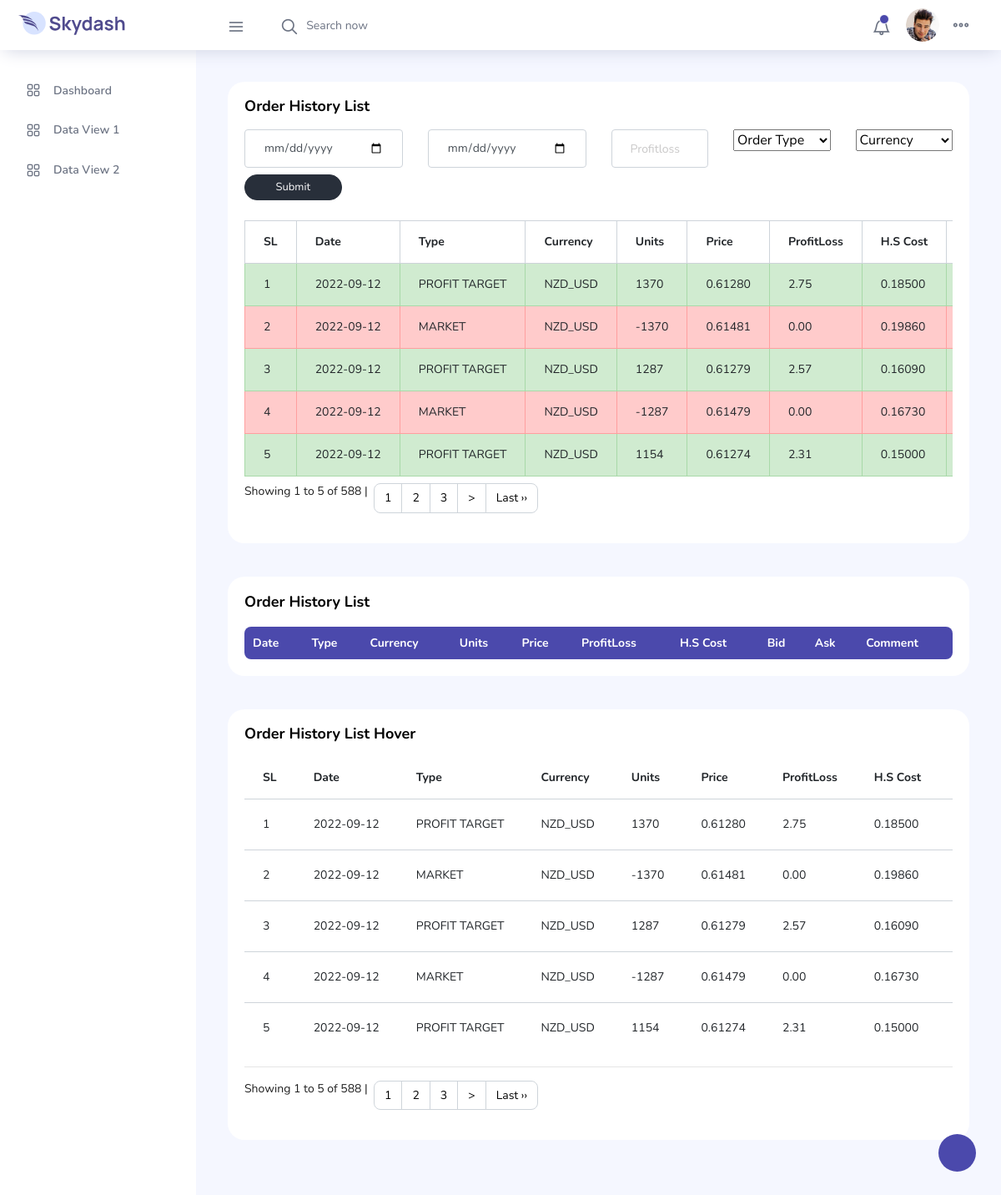
The page /order_history.php on the database its author committed.
### tables this page shows
CREATE TABLE `order_history` (
  `id` int(11) NOT NULL AUTO_INCREMENT,
  `accountid` bigint(20) NOT NULL,
  `tradeid` int(11) NOT NULL,
  `datetime` datetime NOT NULL,
  `type` tinyint(4) NOT NULL,
  `currency` smallint(6) NOT NULL,
  `units` int(11) NOT NULL,
  `price` decimal(10,5) NOT NULL,
  `pl` decimal(10,2) NOT NULL,
  `halfspreadcost` decimal(10,5) NOT NULL,
  `bid` decimal(10,5) NOT NULL,
  `ask` decimal(10,5) NOT NULL,
  `parent_tradeid` int(11) NOT NULL,
  `mt4_tradeid` int(11) NOT NULL,
  `comment` text NOT NULL,
  PRIMARY KEY (`id`),
  UNIQUE KEY `unique_orders` (`accountid`,`tradeid`)
);

CREATE TABLE `order_type` (
  `id` int(11) NOT NULL AUTO_INCREMENT,
  `order_type` varchar(15) NOT NULL,
  PRIMARY KEY (`id`)
);

CREATE TABLE `currency` (
  `id` smallint(6) NOT NULL AUTO_INCREMENT,
  `currency_name` text NOT NULL,
  PRIMARY KEY (`id`)
);

### order_history.php (the view, shortened to what this page needs)
<?php
include_once 'Pagination.php';
require_once 'config.php';
$baseURL = 'get_order_history.php';
$baseURLOne = 'get_order_history_one.php';
$limit = 5;
$query   = $conn->query("SELECT COUNT(*) as rowNum FROM order_history oh
 LEFT JOIN order_type ot ON ot.id = oh.type
 LEFT JOIN currency cu ON cu.id = oh.currency
 ");
$result  = $query->fetch_assoc();
$rowCount= $result['rowNum'];
$pagConfig = array(
    'baseURL' => $baseURL,
    'totalRows' => $rowCount,
    'perPage' => $limit,
    'contentDiv' => 'dataContainer',
    'filterFunction'    => 'searchFilterOrderHistory'
);
$pagConfig1 = array(
    'baseURL' => $baseURLOne,
    'totalRows' => $rowCount,
    'perPage' => $limit,
    'contentDiv' => 'dataContainerOne',
    'filterFunction'    => 'searchFilterOrderHistoryOne'
);
$pagination =  new Pagination($pagConfig);
$pagination1 =  new Pagination($pagConfig1);
$sql_query = "SELECT oh.*, ot.order_type as type_name, cu.currency_name FROM order_history oh
 LEFT JOIN order_type ot ON ot.id = oh.type
 LEFT JOIN currency cu ON cu.id = oh.currency
 ORDER BY id ASC LIMIT $limit";
$query = $conn->query($sql_query);
$query1 = $conn->query($sql_query);
include "inc/header.php";
?>
                <div class="main-panel">
                    <div class="content-wrapper">
                        <div class="row">
                            <div class="col-lg-12 stretch-card grid-margin">
                              <div class="card">
                                <div class="card-body">
                                  <h4 class="card-title">Order History List</h4>
                                  <div class="row">
                                      <div class="col-sm-3">
                                        <input type="date" class="form-control mb-2 mr-sm-2" id="fromdate" placeholder="Fromdate">
                                      </div>
                                      <div class="col-sm-3">
                                        <input type="date" class="form-control mb-2 mr-sm-2" id="todate" placeholder="Todate">
                                      </div>
                                      <div class="col-sm-2">
                                          <input type="text" class="form-control mb-2 mr-sm-2" id="profitloss" placeholder="Profitloss">
                                      </div>
                                      <div class="col-sm-2">
                                        <select class="js-example-basic-single w-100" id="type_id">
                                            <option value="">Order Type</option>
                                        </select>
                                      </div>
                                      <div class="col-sm-2">
                                          <select class="js-example-basic-single w-100" id="currency_id">
                                              <option value="">Currency</option>
                                          </select>
                                      </div>
                                      <div class="col-sm-2">
                                        <button type="submit" class="btn btn-sm btn-dark btn-block mb-2" onclick="searchFilterOrderHistory(0)">Submit</button>
                                      </div>
                                  </div>
                                  <div class="table-responsive pt-3 " id="dataContainer">
                                    <table class="table table-bordered mb-2" >
                                      <thead>
                                        <tr class="customize-header">
                                            <th>SL</th>
                                            <th>Date</th>
                                            <th>Type</th>
                                            <th>Currency</th>
                                            <th>Units</th>
                                            <th>Price</th>
                                            <th>ProfitLoss</th>
                                            <th>H.S Cost</th>
                                            <th>Bid</th>
                                        </tr>
                                      </thead>
                                      <tbody id="dataContainer">
                                        <?php
                                        if($query->num_rows > 0){ $i=0;
                                            while($row = $query->fetch_assoc()){ $i++;
                                        ?>
                                        <tr class="table-<?php echo ($row["pl"] > 0 ? 'success' : 'danger'); ?>">
                                          <td><?php echo $i; ?></td>
                                          <td><?php echo date("Y-m-d", strtotime($row["datetime"])); ?></td>
                                          <td><?php echo $row["type_name"]; ?></td>
                                          <td><?php echo $row["currency_name"]; ?></td>
                                          <td><?php echo $row["units"]; ?></td>
                                          <td><?php echo $row["price"]; ?></td>
                                          <td><?php echo $row["pl"]; ?></td>
                                          <td><?php echo $row["halfspreadcost"]; ?></td>
                                          <td><?php echo $row["bid"]; ?></td>
                                        </tr>
                                        <?php
                                            }
                                        }else{
                                            echo '<tr><td colspan="11">No records found...</td></tr>';
                                        }
                                        ?>
                                      </tbody>
                                    </table>
                                    <?php echo $pagination->createLinks(); ?>
                                  </div>
                                </div>
                              </div>
                            </div>
                            <div class="col-md-12 grid-margin stretch-card">
                                <div class="card">
                                    <div class="card-body">
                                        <p class="card-title">Order History List</p>
                                        <div class="row">
                                            <div class="col-12">
                                                <div class="table-responsive">
                                                    <table id="orderHistory" class="display expandable-table" style="width:100%">
                                                        <thead>
                                                        	<tr>
                                                                <th>Date</th>
                                                                <th>Type</th>
                                                                <th>Currency</th>
                                                                <th>Units</th>
                                                                <th>Price</th>
                                                                <th>ProfitLoss</th>
                                                                <th>H.S Cost</th>
                                                                <th>Bid</th>
                                                                <th>Ask</th>
                                                                <th>Comment</th>
                                                        	</tr>
                                                        </thead>
                                                    </table>
                                                </div>
                                            </div>
                                        </div>
                                    </div>
                                </div>
                            </div>
                            <div class="col-md-12 grid-margin stretch-card">
                                <div class="card">
                                    <div class="card-body">
                                        <h4 class="card-title">Order History List Hover</h4>
                                        <div class="table-responsive" id="dataContainerOne">
                                            <table class="table table-hover">
                                                <thead>
                                                <tr>
                                                    <th>SL</th>
                                                    <th>Date</th>
                                                    <th>Type</th>
                                                    <th>Currency</th>
                                                    <th>Units</th>
                                                    <th>Price</th>
                                                    <th>ProfitLoss</th>
                                                    <th>H.S Cost</th>
                                                    <th>Bid</th>
                                                </tr>
                                                </thead>
                                                <tbody id="dataContainerOne">
                                                <?php
                                                    if($query1->num_rows > 0){ $i=0;
                                                        while($row = $query1->fetch_assoc()){ $i++;
                                                            ?>
                                                            <tr>
                                                                <td><?php echo $i; ?></td>
                                                                <td><?php echo date("Y-m-d", strtotime($row["datetime"])); ?></td>
                                                                <td><?php echo $row["type_name"]; ?></td>
                                                                <td><?php echo $row["currency_name"]; ?></td>
                                                                <td><?php echo $row["units"]; ?></td>
                                                                <td><?php echo $row["price"]; ?></td>
                                                                <td><?php echo $row["pl"]; ?></td>
                                                                <td><?php echo $row["halfspreadcost"]; ?></td>
                                                                <td><?php echo $row["bid"]; ?></td>
                                                            </tr>
                                                            <?php
                                                        }
                                                    }else{
                                                        echo '<tr><td colspan="12">No records found...</td></tr>';
                                                    }
                                                ?>
                                                </tbody>
                                            </table>
                                            <hr>
                                            <?php echo $pagination1->createLinks(); ?>
                                        </div>
                                    </div>
                                </div>
                            </div>
                        </div>
                    </div>
                </div>
<?php
include "inc/footer.php";
?>

### rows shown on the page
order_history: datetime "2022-09-12", order_type.order_type "PROFIT TARGET", currency.currency_name "NZD_USD", units "1370", price "0.61280", pl "2.75", halfspreadcost "0.18500"
order_history: datetime "2022-09-12", order_type.order_type "MARKET", currency.currency_name "NZD_USD", units "-1370", price "0.61481", pl "0.00", halfspreadcost "0.19860"
order_history: datetime "2022-09-12", order_type.order_type "PROFIT TARGET", currency.currency_name "NZD_USD", units "1287", price "0.61279", pl "2.57", halfspreadcost "0.16090"
order_history: datetime "2022-09-12", order_type.order_type "MARKET", currency.currency_name "NZD_USD", units "-1287", price "0.61479", pl "0.00", halfspreadcost "0.16730"
order_history: datetime "2022-09-12", order_type.order_type "PROFIT TARGET", currency.currency_name "NZD_USD", units "1154", price "0.61274", pl "2.31", halfspreadcost "0.15000"

### other values the page prints
$pagination->createLinks() "Showing 1 to 5 of 588 | 1"
$text "2 3 > Last ›› 2 3 > Last ››"
$pagination1->createLinks() "Showing 1 to 5 of 588 | 1"
